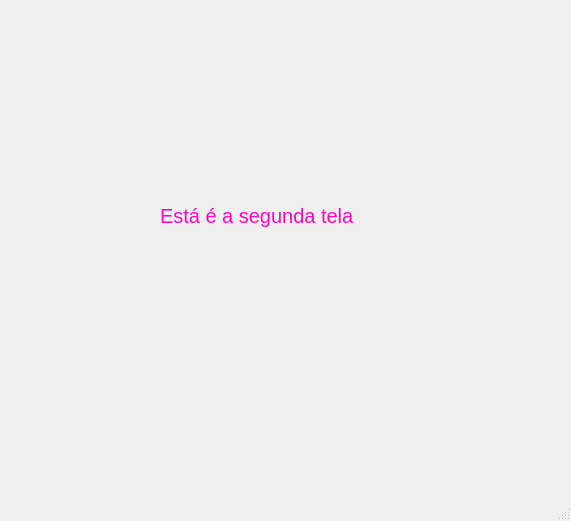
<?xml version="1.0" encoding="UTF-8"?>
<ui version="4.0">
 <class>MainWindow</class>
 <widget class="QMainWindow" name="MainWindow">
  <property name="geometry">
   <rect>
    <x>0</x>
    <y>0</y>
    <width>571</width>
    <height>521</height>
   </rect>
  </property>
  <property name="windowTitle">
   <string>MainWindow</string>
  </property>
  <widget class="QWidget" name="centralwidget">
   <widget class="QLabel" name="label">
    <property name="geometry">
     <rect>
      <x>160</x>
      <y>160</y>
      <width>271</width>
      <height>111</height>
     </rect>
    </property>
    <property name="font">
     <font>
      <pointsize>15</pointsize>
     </font>
    </property>
    <property name="styleSheet">
     <string notr="true">color: rgb(251, 5, 197);</string>
    </property>
    <property name="text">
     <string>Está é a segunda tela</string>
    </property>
   </widget>
  </widget>
  <widget class="QMenuBar" name="menubar">
   <property name="geometry">
    <rect>
     <x>0</x>
     <y>0</y>
     <width>571</width>
     <height>22</height>
    </rect>
   </property>
  </widget>
  <widget class="QStatusBar" name="statusbar"/>
 </widget>
 <resources/>
 <connections/>
</ui>
